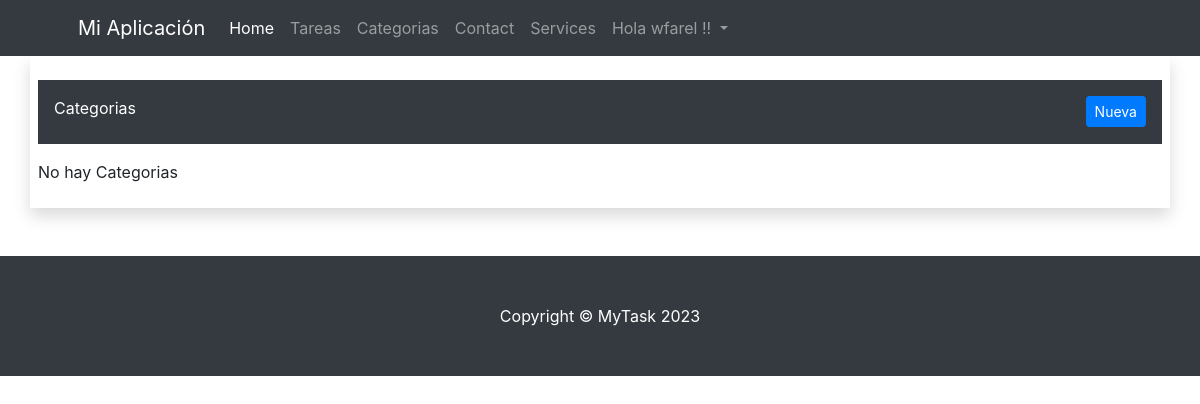
The page /inv/categorias/ (signed in) on the database as committed earlier.
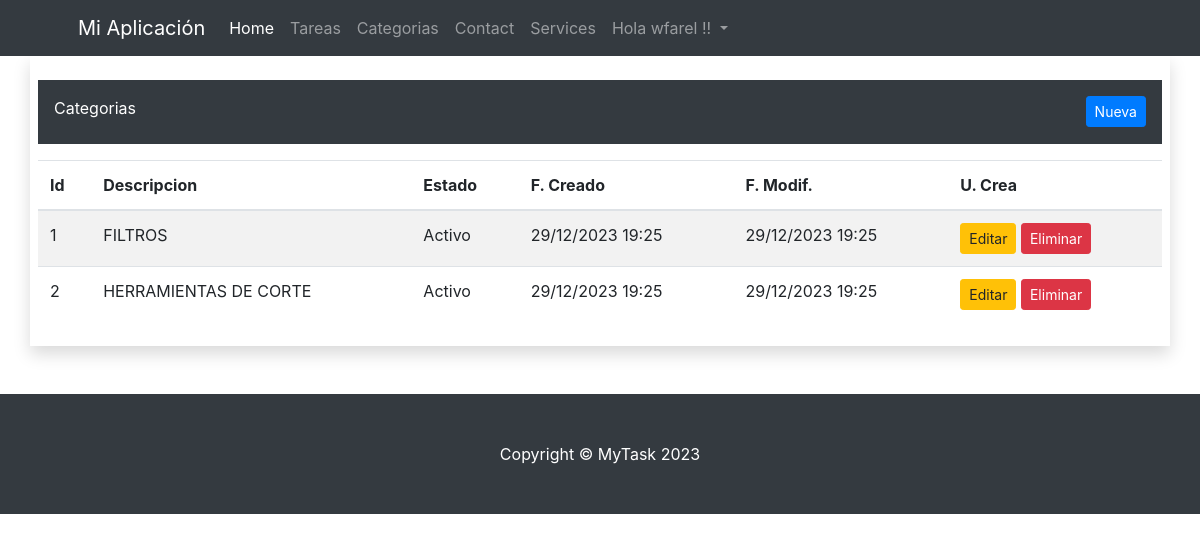
The same page on the database as committed later.
### inv/models.py (models this page shows, shortened)
class Categoria(ClaseModelo):
    descripcion = models.CharField(
        max_length=100,
        unique=True
    )
    class Meta:
        verbose_name_plural = 'Categorias'

### inv/views.py (the view)
# urls.py: path('categorias/', CategoriaView.as_view(), name='categoria_list'),
class CategoriaView(LoginRequiredMixin, ListView):
    model = Categoria
    template_name = 'inv/categoria_list.html'
    context_object_name = 'obj'
    login_url = 'bases:login'

### inv/templates/inv/categoria_list.html (shortened to what this page needs)
{% extends "bases/base.html" %}
{% block content %}
<div class="row">
    <div class="col-md-12">
        <div class="container p-3 pb-4 my-3 bg-dark text-white">
            Categorias
            <a class="btn btn-primary btn-sm float-right"  href="{% url 'inv:categoria_new' %}">Nueva</a>
        </div>
        {% if not obj %}
        <p>No hay Categorias</p>
        {% else %}
        <table class="table table-hover table-striped">
            <thead>
                <tr>
                    <th>Id</th>
                    <th>Descripcion</th>
                    <th>Estado</th>
                    <th>F. Creado</th>
                    <th>F. Modif.</th>
                    <th>U. Crea</th>
                </tr>
            </thead>
            <tbody>
                {% for item in obj %}
                <tr>
                    <td>{{ item.id }}</td>
                    <td>{{ item.descripcion }}</td>
                    <td>{% if item.estado %}
                        <span class="label label-success">Activo</span>
                        {% else %}
                        <span class="label label-danger">Inactivo</span>
                        {% endif %}
                    </td>
                    <td>{{ item.fc|date:"d/m/Y H:i" }}</td>
                    <td>{{ item.fm|date:"d/m/Y H:i" }}</td>
                    <td>
                        <a href="{% url 'inv:categoria_edit' item.id %}" class="btn btn-warning btn-sm">Editar</a>
                        <a href="{% url 'inv:categoria_delete' item.id %}" class="btn btn-danger btn-sm">Eliminar</a>
                    </td>
                </tr>
                {% endfor %}
            </tbody>
        </table>
        {% endif %}
    </div>
</div>
{% endblock %}

Rows that differ between the two databases and show on the page:
added Categoria: id "1", descripcion "FILTROS", estado "Activo", fc "29/12/2023 19:25", fm "29/12/2023 19:25"
added Categoria: id "2", descripcion "HERRAMIENTAS DE CORTE", estado "Activo", fc "29/12/2023 19:25", fm "29/12/2023 19:25"
Other text that changed with them:
text no longer shown: "No hay Categorias"
text now shown: "Id Descripcion Estado F. Creado F. Modif. U. Crea"
